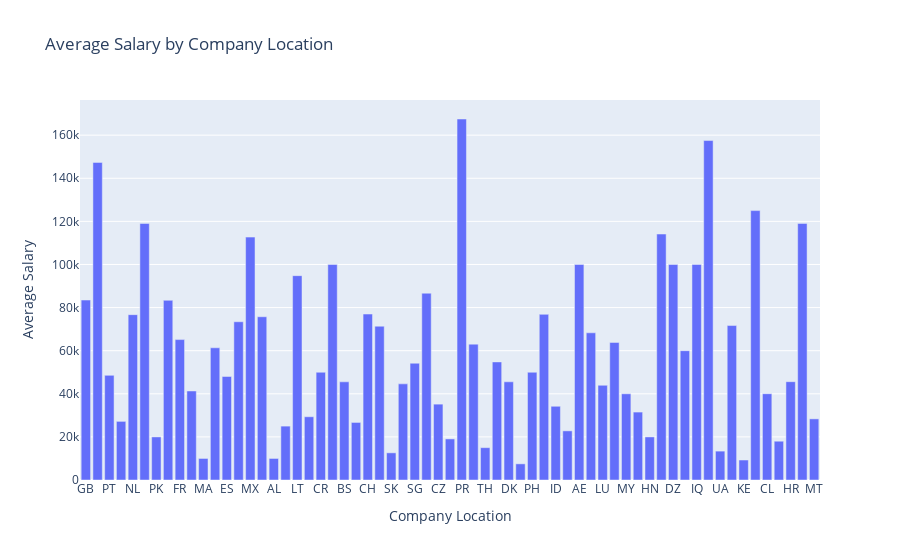

The notebook cell saved with this chart:
### Code cell
import csv
import plotly.graph_objs as go
#calcular a média 
def calculate_average(data, location):
    total = 0
    count = 0
    for row in data:
        if row[0] == location:
            total += row[1]
            count += 1
    return total / count

# Ler data de um arquivo csv
data = []
with open('salaries.csv', 'r') as file:
    reader = csv.reader(file)
    header = next(reader)
    salary_index = header.index("salary_in_usd")
    location_index = header.index("company_location")
    for row in reader:
        if int(row[salary_index]) >= 1000:
            data.append([row[location_index], int(row[salary_index])])

# Create empty lists to store location and salary data
locations = []
salaries = []

# Iterate through data and append location and salary to the corresponding list
for row in data:
    if row[0] not in locations:
        locations.append(row[0])
    salaries.append(row[1])

# Create empty list to store average salary for each location
location_avg = []

# Iterate through locations and calculate
for location in locations:
    avg = calculate_average(data, location)
    location_avg.append(avg)

# Create bar chart using Plotly
fig = go.Figure(data=[go.Bar(x=locations, y=location_avg, name="average salary")])
fig.update_layout(title='Average Salary by Company Location', xaxis_title='Company Location', yaxis_title='Average Salary')
fig.show()

### Figure 1 — Plotly figure (JSON) as saved in the notebook; plotly's stock layout.template omitted (floating-point values rounded to 4 significant figures)
{"data": [{"name": "average salary", "type": "bar", "x": ["GB", "US", "PT", "IN", "NL", "CA", "PK", "AU", "FR", "IT", "MA", "PL", "ES", "CO", "MX", "DE", "AL", "AR", "LT", "AS", "CR", "IR", "BS", "HU", "CH", "AT", "SK", "BR", "SG", "NG", "CZ", "TR", "PR", "FI", "TH", "GR", "DK", "BO", "PH", "BE", "ID", "EG", "AE", "IE", "LU", "SI", "MY", "EE", "HN", "JP", "DZ", "RO", "IQ", "RU", "UA", "CN", "KE", "NZ", "CL", "MD", "HR", "IL", "MT"], "y": [83490.0, 147400.0, 48560.0, 27200.0, 76710.0, 119000.0, 20000, 83370.0, 65150, 41300.0, 10000, 61340.0, 48030.0, 73422, 112700.0, 75750.0, 10000, 25000, 94812, 29351, 50000, 100000, 45555, 26710.0, 76990.0, 71350.0, 12608, 44610.0, 54180.0, 86670.0, 35200, 19058, 167500, 63040, 15000, 54786, 45558, 7500, 50000, 76860.0, 34208, 22800, 100000, 68293, 43940.0, 63831, 40000, 31520, 20000, 114100.0, 100000, 60000, 100000, 157500, 13400, 71670.0, 9272, 125000, 40038, 18000, 45618, 119059, 28369]}], "layout": {"title": {"text": "Average Salary by Company Location"}, "xaxis": {"title": {"text": "Company Location"}}, "yaxis": {"title": {"text": "Average Salary"}}}}
